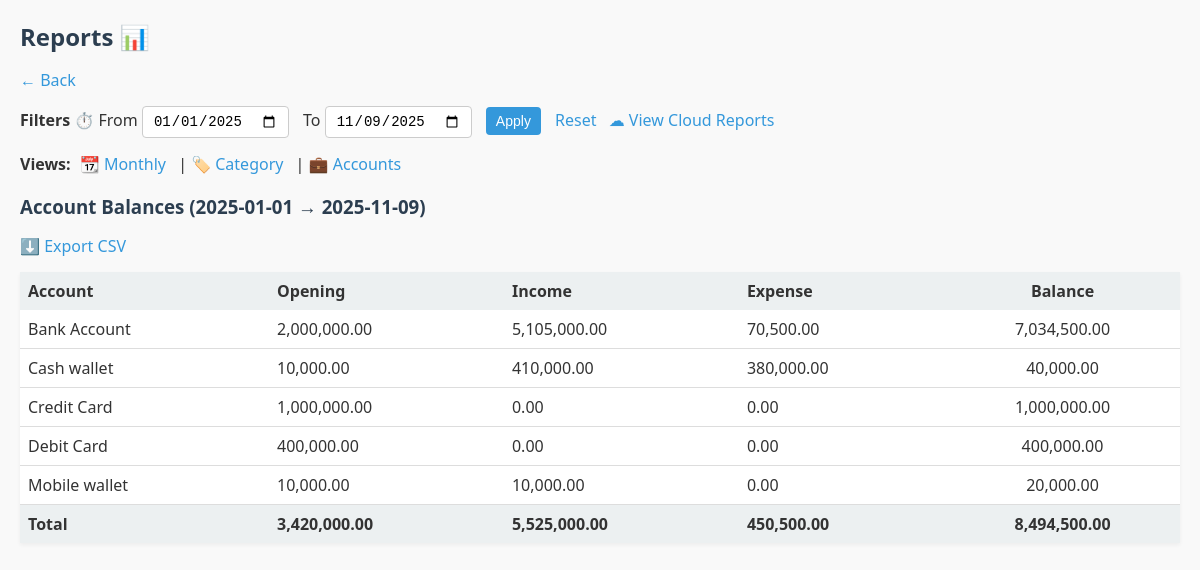
Page /app/reports/index.php?view=accounts&from=2025-01-01&to=2025-11-09 (signed in) on the earlier database version.
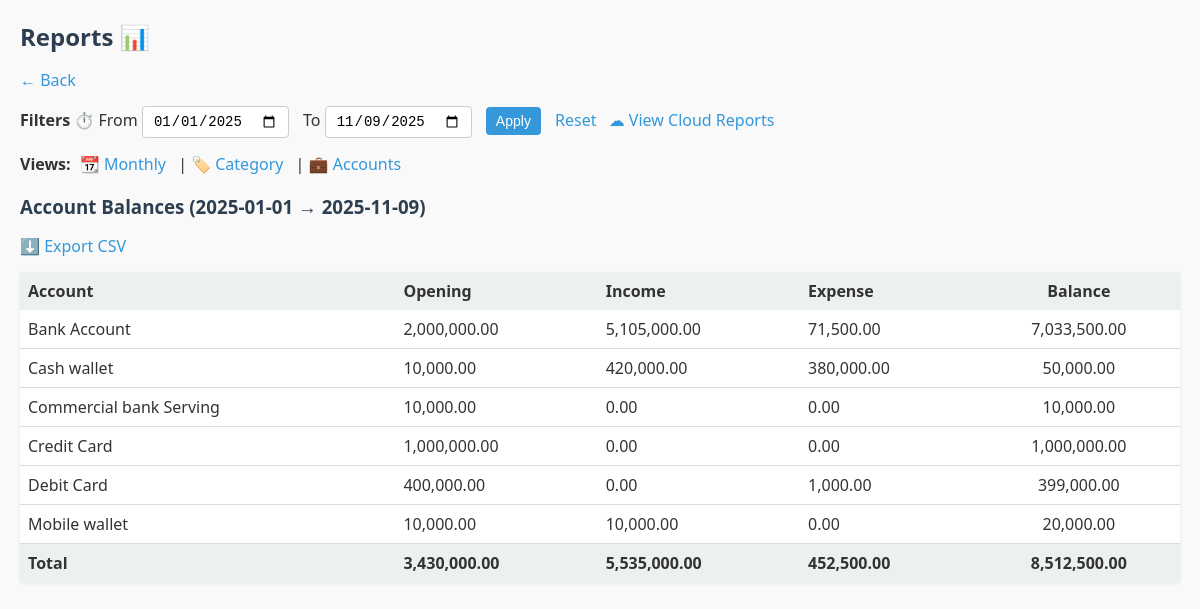
Same page on the later database version.
### tables this page shows
CREATE TABLE ACCOUNTS_LOCAL (
  local_account_id  INTEGER PRIMARY KEY AUTOINCREMENT,
  user_local_id     INTEGER NOT NULL,
  server_account_id INTEGER,
  account_name      TEXT NOT NULL,
  account_type      TEXT NOT NULL CHECK(account_type IN ('CASH','BANK','CARD','MOBILE')),
  currency_code     TEXT NOT NULL DEFAULT 'LKR',
  opening_balance   REAL NOT NULL DEFAULT 0,
  is_active         INTEGER NOT NULL DEFAULT 1, -- 1/0
  created_at        TEXT NOT NULL,
  updated_at        TEXT NOT NULL,
  FOREIGN KEY(user_local_id) REFERENCES USERS_LOCAL(local_user_id)
);

### app/reports/index.php (the view, shortened to what this page needs)
<?php
$pdo = sqlite();
$uid = (int)$_SESSION['uid'];
function h($x){ return htmlspecialchars((string)$x, ENT_QUOTES, 'UTF-8'); }
$view   = $_GET['view'] ?? 'monthly';
$from   = $_GET['from'] ?? date('Y-01-01');
$to     = $_GET['to']   ?? date('Y-m-d');
$where = "t.user_local_id = ? AND date(t.txn_date) BETWEEN date(?) AND date(?)";
if ($view === 'accounts') {
    $accSql = "
        SELECT
            a.local_account_id,
            a.account_name,
            a.opening_balance,
            COALESCE(SUM(CASE WHEN t.txn_type='INCOME'  THEN t.amount END),0)  AS inc_amt,
            COALESCE(SUM(CASE WHEN t.txn_type='EXPENSE' THEN t.amount END),0)  AS exp_amt
        FROM ACCOUNTS_LOCAL a
        LEFT JOIN TRANSACTIONS_LOCAL t
            ON t.account_local_id = a.local_account_id
           AND $where
        WHERE a.user_local_id = ?
        GROUP BY a.local_account_id, a.account_name, a.opening_balance
        ORDER BY a.account_name
    ";
    $st = $pdo->prepare($accSql);
    $st->execute([$uid,$from,$to,$uid]);
    $rows = $st->fetchAll(PDO::FETCH_ASSOC);
}
?>
<!doctype html>
<html>
<head>
    <link rel="stylesheet" href="<?= APP_BASE ?>/app/reports/index.css">
</head>
<body>
<h2>Reports 📊</h2>
<p><a href="<?= APP_BASE ?>/public/dashboard.php">← Back</a></p>
<form method="get" class="filter-form">
    <b>Filters ⏱️</b>
    <label>From</label>
    <input type="date" name="from" value="<?= h($from) ?>">
    <label>To</label>
    <input type="date" name="to" value="<?= h($to) ?>">
    <button type="submit">Apply</button>
    <a href="<?= APP_BASE ?>/app/reports/index.php?view=<?= h($view) ?>">Reset</a>
    <a href="<?= APP_BASE ?>/app/reports/index_oracle.php" class="btn-cloud">☁ View Cloud Reports</a>
</form>
<nav class="view-nav">
    <b>Views:</b>
    <a href="<?= APP_BASE ?>/app/reports/index.php?view=monthly&from=<?= h($from) ?>&to=<?= h($to) ?>">📆 Monthly</a> |
    <a href="<?= APP_BASE ?>/app/reports/index.php?view=category&from=<?= h($from) ?>&to=<?= h($to) ?>">🏷️ Category</a> |
    <a href="<?= APP_BASE ?>/app/reports/index.php?view=accounts&from=<?= h($from) ?>&to=<?= h($to) ?>">💼 Accounts</a>
</nav>
<?php if ($view === 'accounts'): ?>
    <h3>Account Balances (<?= h($from) ?> → <?= h($to) ?>)</h3>
    <p><a href="<?= APP_BASE ?>/app/reports/index.php?view=accounts&from=<?= h($from) ?>&to=<?= h($to) ?>&export=1">⬇️ Export CSV</a></p>
    <table class="report-table">
        <tr><th>Account</th><th>Opening</th><th>Income</th><th>Expense</th><th>Balance</th></tr>
        <?php $totOpen=0;$totInc=0;$totExp=0;$totBal=0; foreach($rows as $r):
            $bal = (float)$r['opening_balance'] + (float)$r['inc_amt'] - (float)$r['exp_amt'];
            $totOpen+=(float)$r['opening_balance']; $totInc+=(float)$r['inc_amt']; $totExp+=(float)$r['exp_amt']; $totBal+=$bal; ?>
            <tr>
                <td><?= h($r['account_name']) ?></td>
                <td><?= number_format((float)$r['opening_balance'],2) ?></td>
                <td><?= number_format((float)$r['inc_amt'],2) ?></td>
                <td><?= number_format((float)$r['exp_amt'],2) ?></td>
                <td><?= number_format($bal,2) ?></td>
            </tr>
        <?php endforeach; ?>
        <tr><th>Total</th><th><?= number_format($totOpen,2) ?></th><th><?= number_format($totInc,2) ?></th><th><?= number_format($totExp,2) ?></th><th><?= number_format($totBal,2) ?></th></tr>
    </table>
<?php endif; ?>
</body>
</html>

### app/reports/index.css (style rules this page uses)
body { font-family: "Segoe UI", Tahoma, Geneva, Verdana, sans-serif; background-color: #f9f9f9; color: #333; margin: 20px; }
h2, h3 { color: #2c3e50; margin-bottom: 10px; }
p, form, nav { margin-bottom: 15px; }
a { color: #3498db; text-decoration: none; margin-right: 8px; }
form input, form select, form button { padding: 6px 10px; margin-right: 10px; border-radius: 4px; border: 1px solid #ccc; font-size: 14px; }
form button { background-color: #3498db; color: #fff; border: none; cursor: pointer; transition: 0.2s; }
table { width: 100%; border-collapse: collapse; margin-bottom: 20px; background-color: #fff; box-shadow: 0 2px 4px rgba(0,0,0,0.05); }
table th { background-color: #ecf0f1; text-align: left; padding: 8px; font-weight: 600; }
table td { padding: 8px; border-bottom: 1px solid #ddd; }
th, td { text-align: left; }
th:last-child, td:last-child { text-align: center; }
nav b { margin-right: 5px; }

Differences in the rows shown:
computed for accounts_local "Bank Account": exp_amt "70,500.00" → "71,500.00"; bal "7,034,500.00" → "7,033,500.00"
computed for accounts_local "Cash wallet": inc_amt "410,000.00" → "420,000.00"; bal "40,000.00" → "50,000.00"
added accounts_local: account_name "Commercial bank Serving", opening_balance "10,000.00", inc_amt "0.00", exp_amt "0.00", bal "10,000.00"
computed for accounts_local "Debit Card": exp_amt "0.00" → "1,000.00"; bal "400,000.00" → "399,000.00"
Other differences:
$totOpen: "3,420,000.00" → "3,430,000.00"
$totInc: "5,525,000.00" → "5,535,000.00"
$totExp: "450,500.00" → "452,500.00"
$totBal: "8,494,500.00" → "8,512,500.00"
